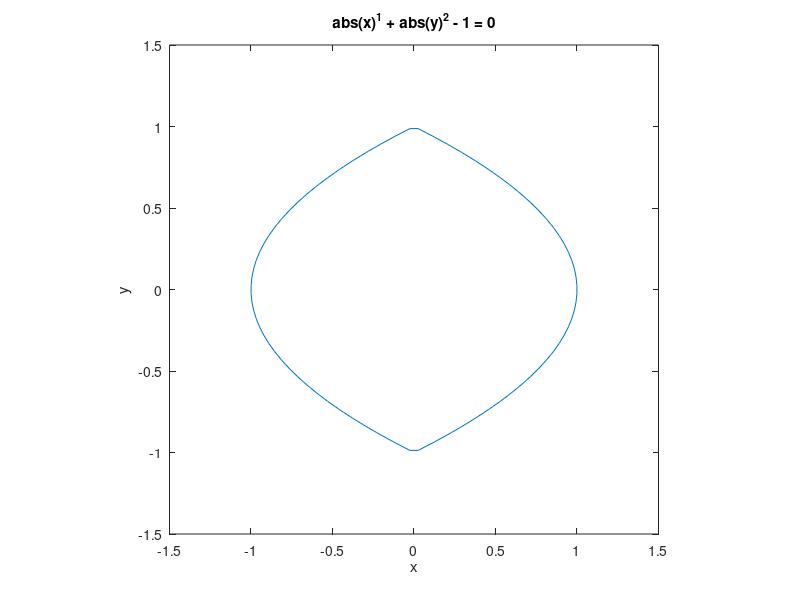
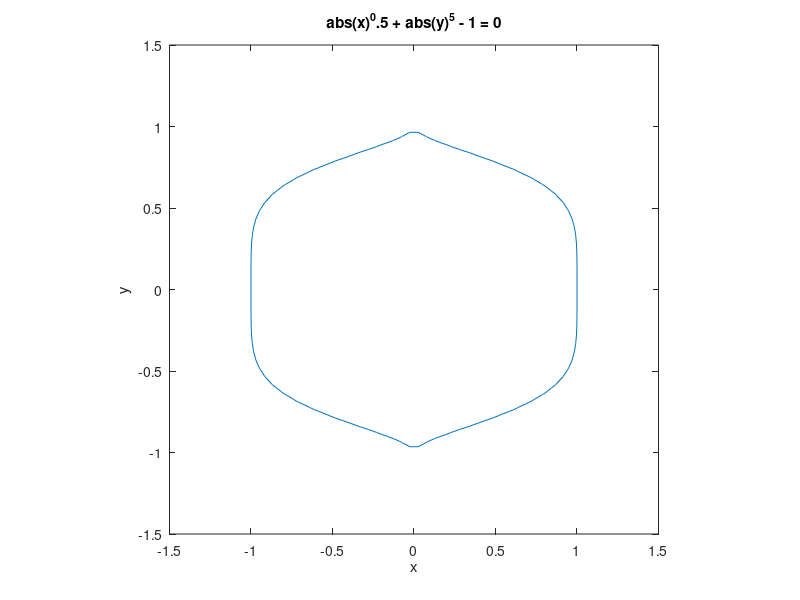
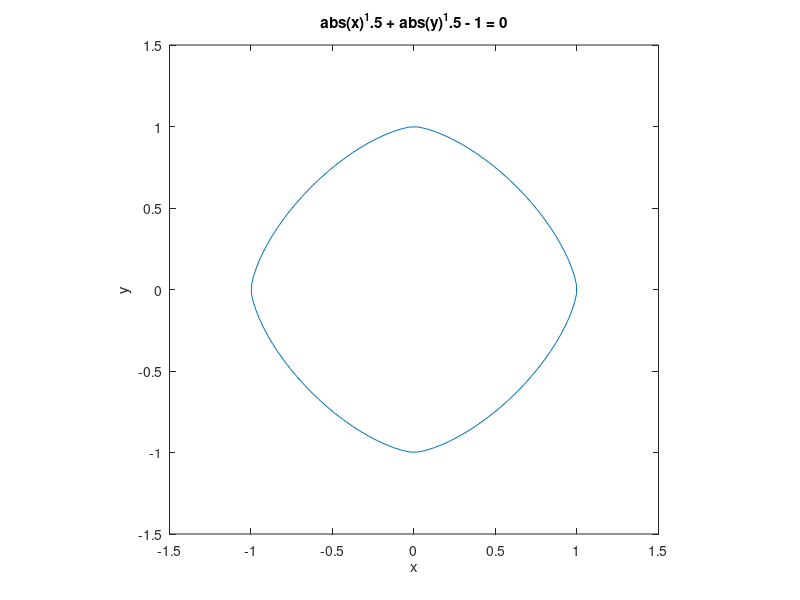
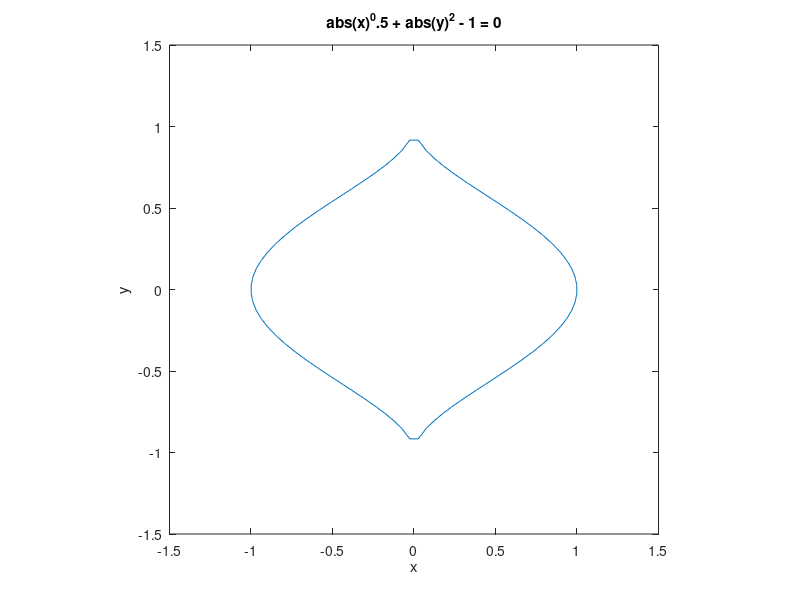

Recreate these plots in MATLAB, in order.
%super ellipse
figure
ezplot('abs(x)^1 + abs(y)^2 - 1',[-1.5 1.5 -1.5 1.5]);
axis equal

figure
ezplot('abs(x)^0.5 + abs(y)^5 - 1',[-1.5 1.5 -1.5 1.5]);
axis equal

figure
ezplot('abs(x)^1.5 + abs(y)^1.5 - 1',[-1.5 1.5 -1.5 1.5]);
axis equal

figure
ezplot('abs(x)^0.5 + abs(y)^2 - 1',[-1.5 1.5 -1.5 1.5]);
axis equal
